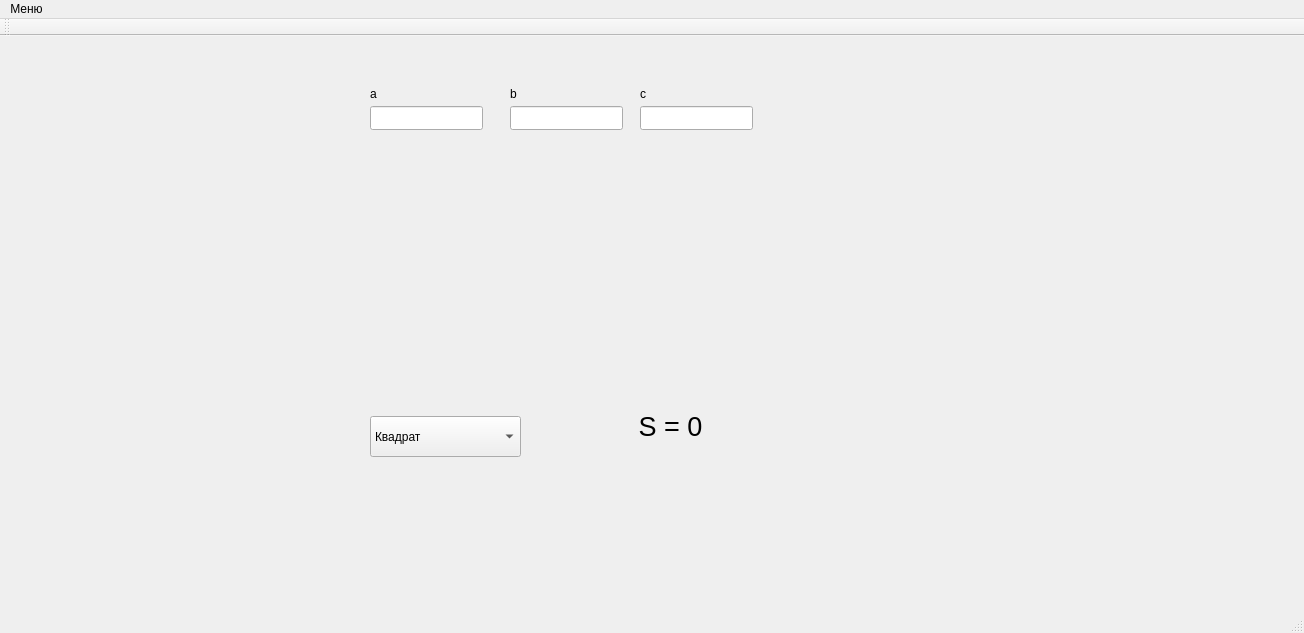
<?xml version="1.0" encoding="UTF-8"?>
<ui version="4.0">
 <class>MainWindow</class>
 <widget class="QMainWindow" name="MainWindow">
  <property name="geometry">
   <rect>
    <x>0</x>
    <y>0</y>
    <width>1304</width>
    <height>633</height>
   </rect>
  </property>
  <property name="windowTitle">
   <string>MainWindow</string>
  </property>
  <property name="styleSheet">
   <string notr="true">none</string>
  </property>
  <widget class="QWidget" name="centralWidget">
   <widget class="QLineEdit" name="a_rect">
    <property name="geometry">
     <rect>
      <x>370</x>
      <y>70</y>
      <width>113</width>
      <height>24</height>
     </rect>
    </property>
    <property name="styleSheet">
     <string notr="true">0</string>
    </property>
    <property name="inputMask">
     <string/>
    </property>
    <property name="text">
     <string/>
    </property>
    <property name="maxLength">
     <number>33</number>
    </property>
   </widget>
   <widget class="QLabel" name="square_area">
    <property name="geometry">
     <rect>
      <x>540</x>
      <y>360</y>
      <width>261</width>
      <height>61</height>
     </rect>
    </property>
    <property name="font">
     <font>
      <pointsize>20</pointsize>
     </font>
    </property>
    <property name="text">
     <string>S = 0</string>
    </property>
    <property name="alignment">
     <set>Qt::AlignCenter</set>
    </property>
   </widget>
   <widget class="QLabel" name="label_3">
    <property name="geometry">
     <rect>
      <x>370</x>
      <y>50</y>
      <width>55</width>
      <height>16</height>
     </rect>
    </property>
    <property name="text">
     <string>a</string>
    </property>
   </widget>
   <widget class="QLabel" name="label_4">
    <property name="geometry">
     <rect>
      <x>510</x>
      <y>50</y>
      <width>55</width>
      <height>16</height>
     </rect>
    </property>
    <property name="text">
     <string>b</string>
    </property>
   </widget>
   <widget class="QLabel" name="square">
    <property name="geometry">
     <rect>
      <x>370</x>
      <y>110</y>
      <width>271</width>
      <height>241</height>
     </rect>
    </property>
    <property name="text">
     <string/>
    </property>
    <property name="pixmap">
     <pixmap>images/KVADROBER.png</pixmap>
    </property>
   </widget>
   <widget class="QComboBox" name="comboBox">
    <property name="geometry">
     <rect>
      <x>370</x>
      <y>380</y>
      <width>151</width>
      <height>41</height>
     </rect>
    </property>
    <item>
     <property name="text">
      <string>Квадрат</string>
     </property>
    </item>
    <item>
     <property name="text">
      <string>Круг</string>
     </property>
    </item>
    <item>
     <property name="text">
      <string>Параллелограмм</string>
     </property>
    </item>
    <item>
     <property name="text">
      <string>Ромб</string>
     </property>
    </item>
    <item>
     <property name="text">
      <string>Треугольник</string>
     </property>
    </item>
    <item>
     <property name="text">
      <string>Прямоугольник</string>
     </property>
    </item>
    <item>
     <property name="text">
      <string>Сектор</string>
     </property>
    </item>
    <item>
     <property name="text">
      <string>Трапеция</string>
     </property>
    </item>
   </widget>
   <widget class="QLineEdit" name="b_rect">
    <property name="geometry">
     <rect>
      <x>510</x>
      <y>70</y>
      <width>113</width>
      <height>24</height>
     </rect>
    </property>
    <property name="styleSheet">
     <string notr="true">0</string>
    </property>
    <property name="inputMask">
     <string/>
    </property>
    <property name="maxLength">
     <number>32</number>
    </property>
   </widget>
   <widget class="QLineEdit" name="c_rect">
    <property name="geometry">
     <rect>
      <x>640</x>
      <y>70</y>
      <width>113</width>
      <height>24</height>
     </rect>
    </property>
    <property name="styleSheet">
     <string notr="true">0</string>
    </property>
    <property name="inputMethodHints">
     <set>Qt::ImhNone</set>
    </property>
    <property name="inputMask">
     <string/>
    </property>
    <property name="text">
     <string/>
    </property>
    <property name="maxLength">
     <number>32767</number>
    </property>
   </widget>
   <widget class="QLabel" name="label_5">
    <property name="geometry">
     <rect>
      <x>640</x>
      <y>50</y>
      <width>55</width>
      <height>16</height>
     </rect>
    </property>
    <property name="text">
     <string>с</string>
    </property>
   </widget>
  </widget>
  <widget class="QStatusBar" name="statusBar"/>
  <widget class="QMenuBar" name="menuBar">
   <property name="geometry">
    <rect>
     <x>0</x>
     <y>0</y>
     <width>1304</width>
     <height>25</height>
    </rect>
   </property>
   <widget class="QMenu" name="menu">
    <property name="title">
     <string>Меню</string>
    </property>
    <addaction name="action_3"/>
    <addaction name="action_4"/>
    <addaction name="action_5"/>
   </widget>
   <addaction name="menu"/>
  </widget>
  <widget class="QToolBar" name="mainToolBar">
   <attribute name="toolBarArea">
    <enum>TopToolBarArea</enum>
   </attribute>
   <attribute name="toolBarBreak">
    <bool>false</bool>
   </attribute>
  </widget>
  <action name="action_3">
   <property name="text">
    <string>Авторы</string>
   </property>
  </action>
  <action name="action_4">
   <property name="text">
    <string>Очистить</string>
   </property>
  </action>
  <action name="action_5">
   <property name="text">
    <string>Выход</string>
   </property>
  </action>
 </widget>
 <layoutdefault spacing="6" margin="11"/>
 <resources/>
 <connections>
  <connection>
   <sender>action_5</sender>
   <signal>triggered()</signal>
   <receiver>MainWindow</receiver>
   <slot>close()</slot>
   <hints>
    <hint type="sourcelabel">
     <x>-1</x>
     <y>-1</y>
    </hint>
    <hint type="destinationlabel">
     <x>651</x>
     <y>316</y>
    </hint>
   </hints>
  </connection>
 </connections>
</ui>
